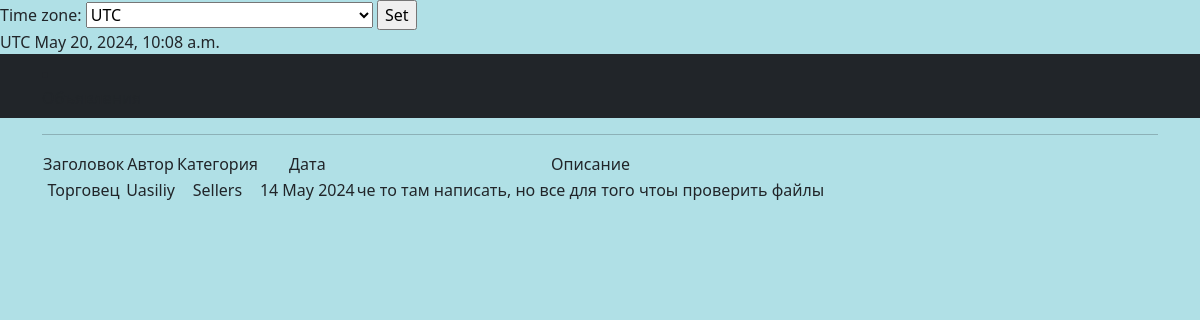
Page /posts/2/ on the committed database.
### ads/models.py (models this page shows, shortened)
class Post(models.Model):
    POSITIONS = [
        ('Tanks', 'Танки'),
        ('Hills', 'Хилы'),
        ('DD', 'ДД'),
        ('Sellers', 'Торговцы'),
        ('Gildmasters', 'Гилдмастеры'),
        ('Kwestgiver', 'Квестгиверы'),
        ('Blacksmith', 'Кузнецы'),
        ('Tanner', 'Кожевники'),
        ('Potion master', 'Зельевары'),
        ('Spell master', 'Мастера заклинаний'),
    ]
    author = models.ForeignKey(User, help_text=_('автор'), on_delete=models.CASCADE)
    category = models.CharField(max_length=30, help_text=_('тип'),choices=POSITIONS, default='Tanks')
    time_in = models.DateTimeField(auto_now_add=True)
    title = models.CharField(
        max_length=255,
        help_text=('заголовок'),
        unique=True,
    )
    description = models.TextField(help_text=_('текст'))
    file = models.FileField(upload_to='files/', null=True, blank=True)
    image = models.ImageField(upload_to='image/', null=True, blank=True)
    file2 = models.FileField(upload_to='files/', null=True, blank=True)
    image2 = models.ImageField(upload_to='image/', null=True, blank=True)

### ads/views.py (the view)
# urls.py: path('<int:pk>/', (PostDetail.as_view()),name='post'),
class PostDetail(DetailView):
    queryset = Post.objects.all()
    template_name = 'post.html'
    context_object_name = 'posts'
    def get_context_data(self, **kwargs):
        context = super().get_context_data(**kwargs)
        context['current_time'] = timezone.localtime(timezone.now())
        context['timezones'] = pytz.common_timezones
        return context
    def post(self, request, pk):
        request.session['django_timezone'] = request.POST['timezone']
        return redirect(f'/posts/{pk}')

### templates/post.html (shortened to what this page needs)
{% extends 'flatpages/default.html' %}
{% block content %}
    <hr>
   {% if posts %}
       <table>
           <tr>
               <td>Заголовок</td>
               <td>Автор</td>
               <td>Категория</td>
               <td>Дата</td>
               <td>Описание</td>
           </tr>
           <tr>
               <td>{{ posts.title}}</td>
               <td>{{ posts.author}}</td>
               <td>{{ posts.category}}</td>
               <td>{{ posts.time_in|date:'d M Y' }}</td>
               <td>{{ posts.description}}</td>
           </tr>
       </table>
   {% endif %}
{% endblock content %}

### rows in the picture
Post: title "Торговец", author "Uasiliy", category "Sellers", time_in "14 May 2024", description "че то там написать, но все для того чтоы проверить файлы"

### other values in the picture
{{ TIME_ZONE }} "UTC"
{{ current_time|timezone:TIME_ZONE }} "May 20, 2024, 10:08 a.m."
form field timezone "UTC"
